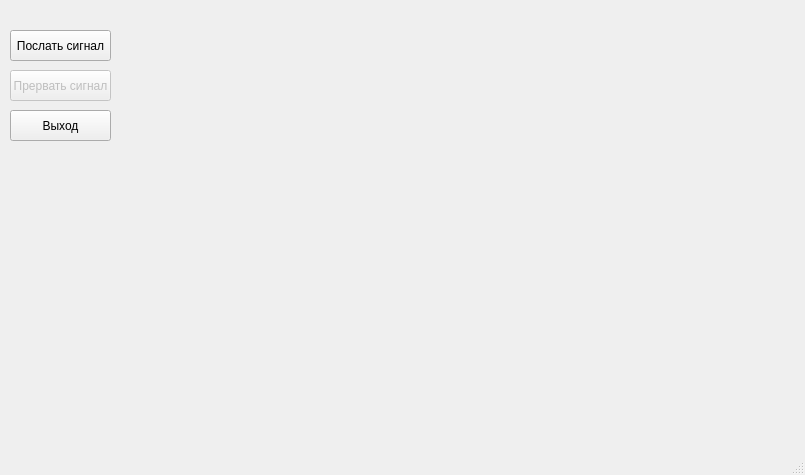
<?xml version="1.0" encoding="UTF-8"?>
<ui version="4.0">
 <class>MainWindow</class>
 <widget class="QMainWindow" name="MainWindow">
  <property name="geometry">
   <rect>
    <x>0</x>
    <y>0</y>
    <width>805</width>
    <height>475</height>
   </rect>
  </property>
  <property name="sizePolicy">
   <sizepolicy hsizetype="Expanding" vsizetype="Expanding">
    <horstretch>0</horstretch>
    <verstretch>0</verstretch>
   </sizepolicy>
  </property>
  <property name="minimumSize">
   <size>
    <width>805</width>
    <height>475</height>
   </size>
  </property>
  <property name="maximumSize">
   <size>
    <width>805</width>
    <height>475</height>
   </size>
  </property>
  <property name="windowTitle">
   <string>Имитатор сигнала</string>
  </property>
  <widget class="QWidget" name="centralWidget">
   <widget class="QPushButton" name="pushButton">
    <property name="geometry">
     <rect>
      <x>10</x>
      <y>30</y>
      <width>101</width>
      <height>31</height>
     </rect>
    </property>
    <property name="text">
     <string>Послать сигнал</string>
    </property>
   </widget>
   <widget class="QPushButton" name="pushButton_2">
    <property name="enabled">
     <bool>false</bool>
    </property>
    <property name="geometry">
     <rect>
      <x>10</x>
      <y>70</y>
      <width>101</width>
      <height>31</height>
     </rect>
    </property>
    <property name="text">
     <string>Прервать сигнал</string>
    </property>
    <property name="checkable">
     <bool>false</bool>
    </property>
   </widget>
   <widget class="QWidget" name="gridLayoutWidget">
    <property name="geometry">
     <rect>
      <x>120</x>
      <y>10</y>
      <width>671</width>
      <height>441</height>
     </rect>
    </property>
    <layout class="QGridLayout" name="gridLayout"/>
   </widget>
   <widget class="QPushButton" name="pushButton_3">
    <property name="geometry">
     <rect>
      <x>10</x>
      <y>110</y>
      <width>101</width>
      <height>31</height>
     </rect>
    </property>
    <property name="text">
     <string>Выход</string>
    </property>
   </widget>
  </widget>
  <widget class="QStatusBar" name="statusBar"/>
 </widget>
 <layoutdefault spacing="6" margin="11"/>
 <resources/>
 <connections>
  <connection>
   <sender>pushButton</sender>
   <signal>clicked(bool)</signal>
   <receiver>pushButton_2</receiver>
   <slot>setDisabled(bool)</slot>
   <hints>
    <hint type="sourcelabel">
     <x>96</x>
     <y>50</y>
    </hint>
    <hint type="destinationlabel">
     <x>57</x>
     <y>85</y>
    </hint>
   </hints>
  </connection>
  <connection>
   <sender>pushButton_3</sender>
   <signal>clicked(bool)</signal>
   <receiver>MainWindow</receiver>
   <slot>close()</slot>
   <hints>
    <hint type="sourcelabel">
     <x>98</x>
     <y>121</y>
    </hint>
    <hint type="destinationlabel">
     <x>490</x>
     <y>104</y>
    </hint>
   </hints>
  </connection>
  <connection>
   <sender>pushButton_2</sender>
   <signal>clicked(bool)</signal>
   <receiver>pushButton_2</receiver>
   <slot>setEnabled(bool)</slot>
   <hints>
    <hint type="sourcelabel">
     <x>92</x>
     <y>85</y>
    </hint>
    <hint type="destinationlabel">
     <x>90</x>
     <y>86</y>
    </hint>
   </hints>
  </connection>
 </connections>
</ui>
